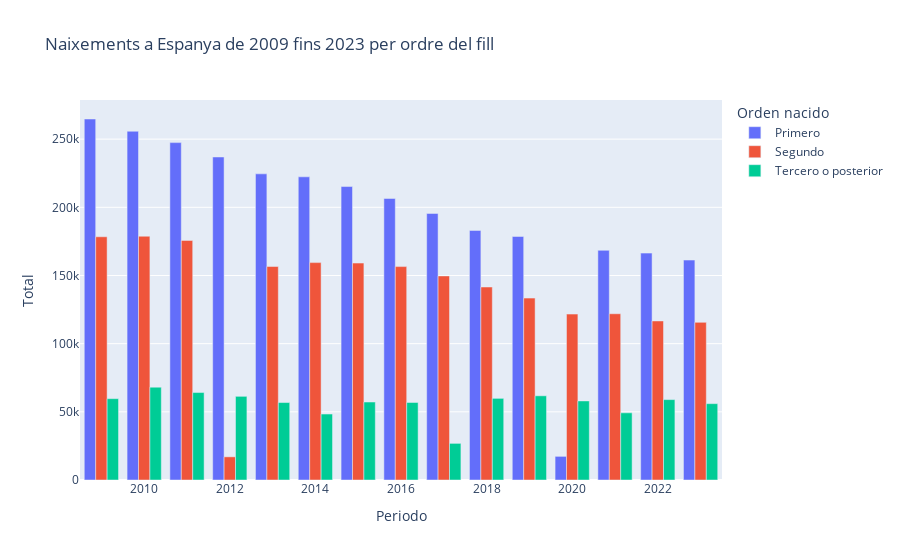

Notebook code cell kept with this figure:
### Code cell
datos2009_2023 = data[(data['Periodo'].between(2009,2023)) 
                      & (data['Edad de la madre'].notna()) 
                      & (data['Edad de la madre'] == 'Todas las edades') 
                      & (data['Orden del nacido vivo'] != 'Todos') 
                      & (data['Nacional y Comunidades autónomas'] == 'Total Nacional')].copy()
#valor=data['Orden del nacido vivo'].unique()
#print(valor)

def categorizar_nacimienot(posicion):
    if posicion == 'Primero':
        return 'Primero'
    elif posicion == 'Segundo':
        return 'Segundo'
    elif posicion in ['Tercero', 'Cuarto', 'Quinto', 'Sexto', 'Séptimo', 'Octavo', 'Noveno', 'Décimo y más']:
        return 'Tercero o posterior'
    
datos2009_2023['Orden nacido'] = datos2009_2023['Orden del nacido vivo'].apply(categorizar_nacimienot)
datos_filtrados = datos2009_2023.groupby(['Periodo','Orden nacido'])['Total'].sum().reset_index()

px.bar(datos_filtrados, x='Periodo', y='Total', color='Orden nacido',barmode = "group",title='Naixements a Espanya de 2009 fins 2023 per ordre del fill')

### Figure 1 — Plotly figure (JSON) as saved in the notebook; plotly's stock layout.template omitted (floating-point values rounded to 4 significant figures)
{"data": [{"alignmentgroup": "True", "hovertemplate": "Orden nacido=Primero<br>Periodo=%{x}<br>Total=%{y}<extra></extra>", "legendgroup": "Primero", "marker": {"color": "#636efa", "pattern": {"shape": ""}}, "name": "Primero", "offsetgroup": "Primero", "orientation": "v", "showlegend": true, "textposition": "auto", "type": "bar", "x": [2009, 2010, 2011, 2012, 2013, 2014, 2015, 2016, 2017, 2018, 2019, 2020, 2021, 2022, 2023], "xaxis": "x", "y": [264774, 255786, 247454, 236913, 224542, 222367, 215239, 206479, 195504, 183043, 178617, 17336, 168441, 166405, 161309], "yaxis": "y"}, {"alignmentgroup": "True", "hovertemplate": "Orden nacido=Segundo<br>Periodo=%{x}<br>Total=%{y}<extra></extra>", "legendgroup": "Segundo", "marker": {"color": "#EF553B", "pattern": {"shape": ""}}, "name": "Segundo", "offsetgroup": "Segundo", "orientation": "v", "showlegend": true, "textposition": "auto", "type": "bar", "x": [2009, 2010, 2011, 2012, 2013, 2014, 2015, 2016, 2017, 2018, 2019, 2020, 2021, 2022, 2023], "xaxis": "x", "y": [178398, 178794, 175709, 16999, 156567, 159446, 159108, 156524, 149685, 141555, 133413, 121685, 121936, 116651, 115622], "yaxis": "y"}, {"alignmentgroup": "True", "hovertemplate": "Orden nacido=Tercero o posterior<br>Periodo=%{x}<br>Total=%{y}<extra></extra>", "legendgroup": "Tercero o posterior", "marker": {"color": "#00cc96", "pattern": {"shape": ""}}, "name": "Tercero o posterior", "offsetgroup": "Tercero o posterior", "orientation": "v", "showlegend": true, "textposition": "auto", "type": "bar", "x": [2009, 2010, 2011, 2012, 2013, 2014, 2015, 2016, 2017, 2018, 2019, 2020, 2021, 2022, 2023], "xaxis": "x", "y": [59655, 68096, 64145, 61371, 56810, 48383, 57184, 56859, 26869, 59879, 61754, 57997, 49262, 58966, 56001], "yaxis": "y"}], "layout": {"barmode": "group", "legend": {"title": {"text": "Orden nacido"}, "tracegroupgap": 0}, "title": {"text": "Naixements a Espanya de 2009 fins 2023 per ordre del fill"}, "xaxis": {"anchor": "y", "domain": [0, 1], "title": {"text": "Periodo"}}, "yaxis": {"anchor": "x", "domain": [0, 1], "title": {"text": "Total"}}}}
